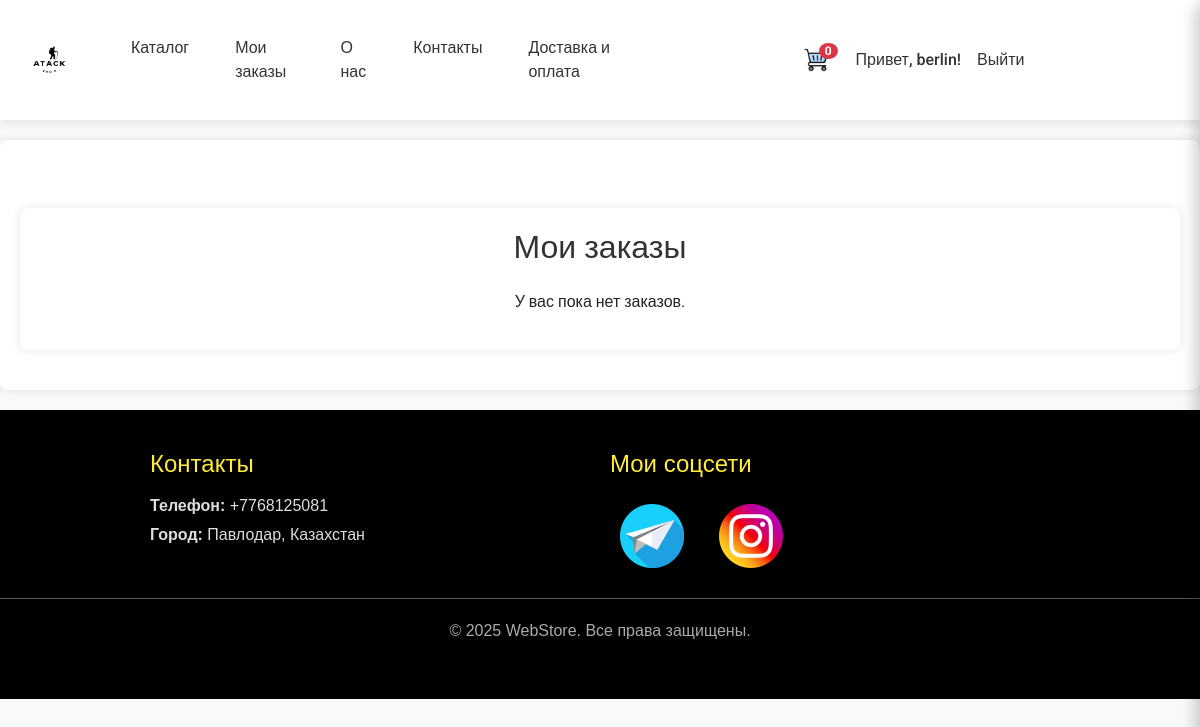
/my_orders/ (signed in), run on an earlier commit of the app's database.
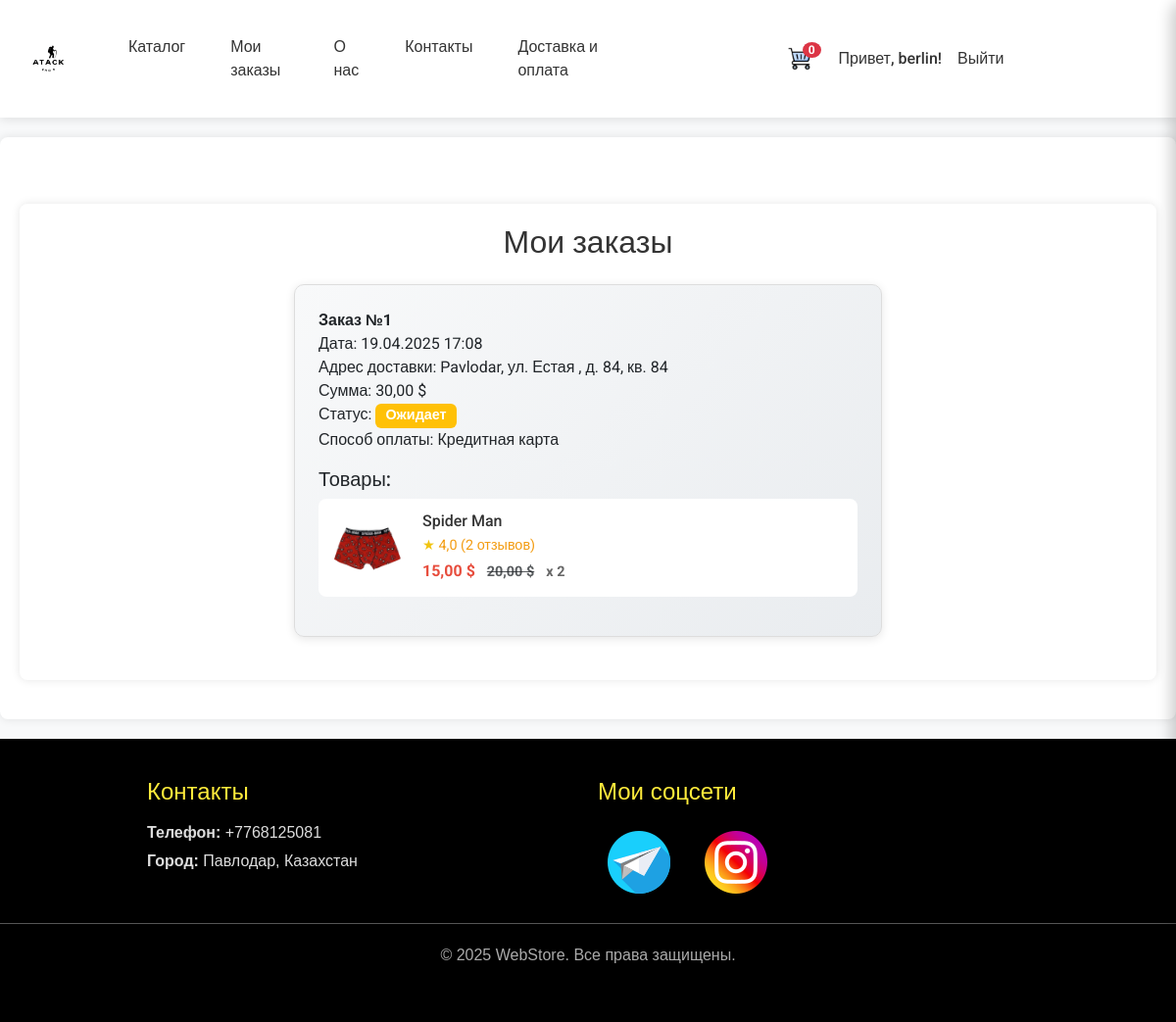
And on a later commit of the database.
### store/models.py (models this page shows, shortened)
class Order(models.Model):
    STATUS_CHOICES = [
        ('pending', 'Ожидает'),
        ('processing', 'В обработке'),
        ('shipped', 'Отправлен'),
        ('delivered', 'Доставлен'),
        ('cancelled', 'Отменён'),
    ]
    user = models.ForeignKey(User, on_delete=models.CASCADE)
    user_order_number = models.CharField(max_length=50, unique=True, blank=True)  # Увеличим max_length
    created_at = models.DateTimeField(auto_now_add=True)
    status = models.CharField(max_length=50, choices=STATUS_CHOICES, default='pending')
    total_price = models.DecimalField(max_digits=10, decimal_places=2, default=0.00)
    address = models.TextField(blank=True)

class Payment(models.Model):
    order = models.ForeignKey(Order, on_delete=models.CASCADE, related_name='payments')
    amount = models.DecimalField(max_digits=10, decimal_places=2)
    method = models.CharField(max_length=50, choices=[
        ('CARD', 'Кредитная карта'),
        ('CASH_ON_DELIVERY', 'Наложенный платеж'),
        ('PAYPAL', 'PayPal'),
    ])
    status = models.CharField(max_length=20, choices=[
        ('PENDING', 'Ожидает'),
        ('COMPLETED', 'Завершён'),
        ('FAILED', 'Неудача'),
    ], default='PENDING')
    created_at = models.DateTimeField(auto_now_add=True)

class OrderItem(models.Model):
    order = models.ForeignKey(Order, on_delete=models.CASCADE, related_name='items')
    product = models.ForeignKey(Product, on_delete=models.CASCADE)
    quantity = models.PositiveIntegerField()
    price = models.DecimalField(max_digits=10, decimal_places=2)

class Product(models.Model):
    name = models.CharField(max_length=200)
    price = models.DecimalField(max_digits=10, decimal_places=2)
    discount_price = models.DecimalField(max_digits=10, decimal_places=2, null=True, blank=True)
    image = models.ImageField(upload_to='products/', null=True, blank=True)
    description = models.TextField(blank=True, null=True)  # Поле для описания
    in_stock = models.BooleanField(default=True)
    category = models.ForeignKey(Category, on_delete=models.CASCADE, related_name='products')
    created_at = models.DateTimeField(auto_now_add=True)
    average_rating = models.FloatField(default=0.0)  # Средний рейтинг

### store/views.py (the view)
# urls.py: path('my_orders/', views.my_orders, name='my_orders'),
@login_required
def my_orders(request):
    orders = Order.objects.filter(user=request.user).order_by('-created_at')
    return render(request, 'my_orders.html', {'orders': orders})

### templates/my_orders.html (shortened to what this page needs)
{% extends 'base.html' %}
{% load static %}
{% block content %}
<div class="container mt-5">
    <h2 class="text-center mb-4">Мои заказы</h2>
    {% if orders %}
        {% for order in orders %}
            <div class="order-card mb-4 p-4 mx-auto">
                <div class="order-header d-flex justify-content-between align-items-center mb-3">
                    <div>
                        <strong>Заказ {{ order.user_order_number }}</strong><br>
                        Дата: {{ order.created_at|date:"d.m.Y H:i" }}<br>
                        Адрес доставки: {{ order.address }}<br>
                        Сумма: {{ order.total_price }} $<br>
                        Статус: <span class="badge {% if order.status == 'pending' %}bg-warning{% elif order.status == 'processing' %}bg-info{% elif order.status == 'shipped' %}bg-primary{% elif order.status == 'delivered' %}bg-success{% else %}bg-danger{% endif %}">{{ order.get_status_display }}</span><br>
                        Способ оплаты: {{ order.payments.first.get_method_display }}
                    </div>
                </div>
                <h5>Товары:</h5>
                <div class="product-list">
                    {% for item in order.items.all %}
                        <a href="{% url 'product_detail' item.product.id %}" class="product-card text-decoration-none mb-3 d-flex align-items-center">
                            <img src="{% if item.product.image %}{{ item.product.image.url }}{% else %}https://via.placeholder.com/80{% endif %}" alt="{{ item.product.name }}" class="product-image">
                            <div class="product-info ms-3">
                                <h6 class="product-title mb-1">{{ item.product.name }}</h6>
                                <div class="product-rating mb-1">
                                    <span class="star">★</span> {{ item.product.average_rating|floatformat:1 }} ({{ item.product.reviews.count }} отзывов)
                                </div>
                                <div class="product-price">
                                    {% if item.product.discount_price %}
                                        <span class="current-price">{{ item.product.discount_price }} $</span>
                                        <span class="old-price text-muted text-decoration-line-through ms-2">{{ item.product.price }} $</span>
                                    {% else %}
                                        <span class="current-price">{{ item.product.price }} $</span>
                                    {% endif %}
                                    <span class="quantity ms-2">x {{ item.quantity }}</span>
                                </div>
                            </div>
                        </a>
                    {% endfor %}
                </div>
            </div>
        {% endfor %}
    {% else %}
        <p class="text-center">У вас пока нет заказов.</p>
    {% endif %}
</div>
{% endblock %}

What changed in the data, as far as the page shows it:
added Order: user_order_number "№1", created_at "19.04.2025 17:08", address "Pavlodar, ул. Естая , д. 84, кв. 84", total_price "30,00", status "Ожидает", payments.first.method "Кредитная карта"
added OrderItem: product.image (picture), product.name "Spider Man", product.average_rating "4,0", product.reviews.count "2", product.discount_price "15,00", product.price "20,00", quantity "2"
Also different on the page:
text no longer shown: "У вас пока нет заказов."
